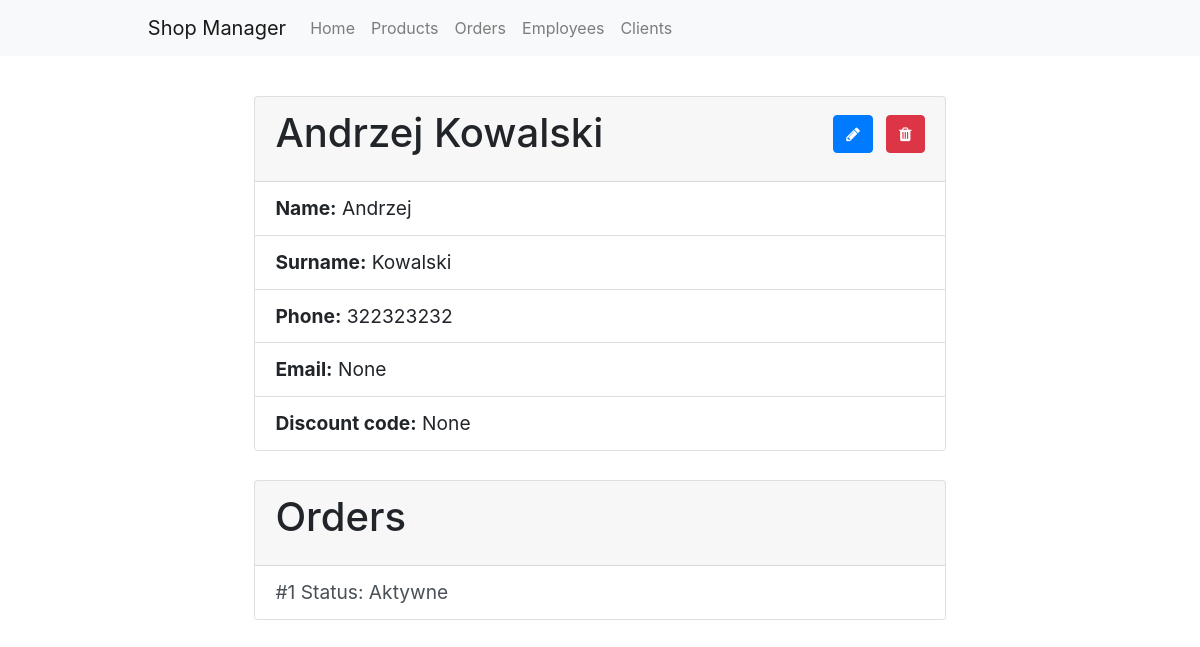
/clients/2/, run on an earlier commit of the app's database.
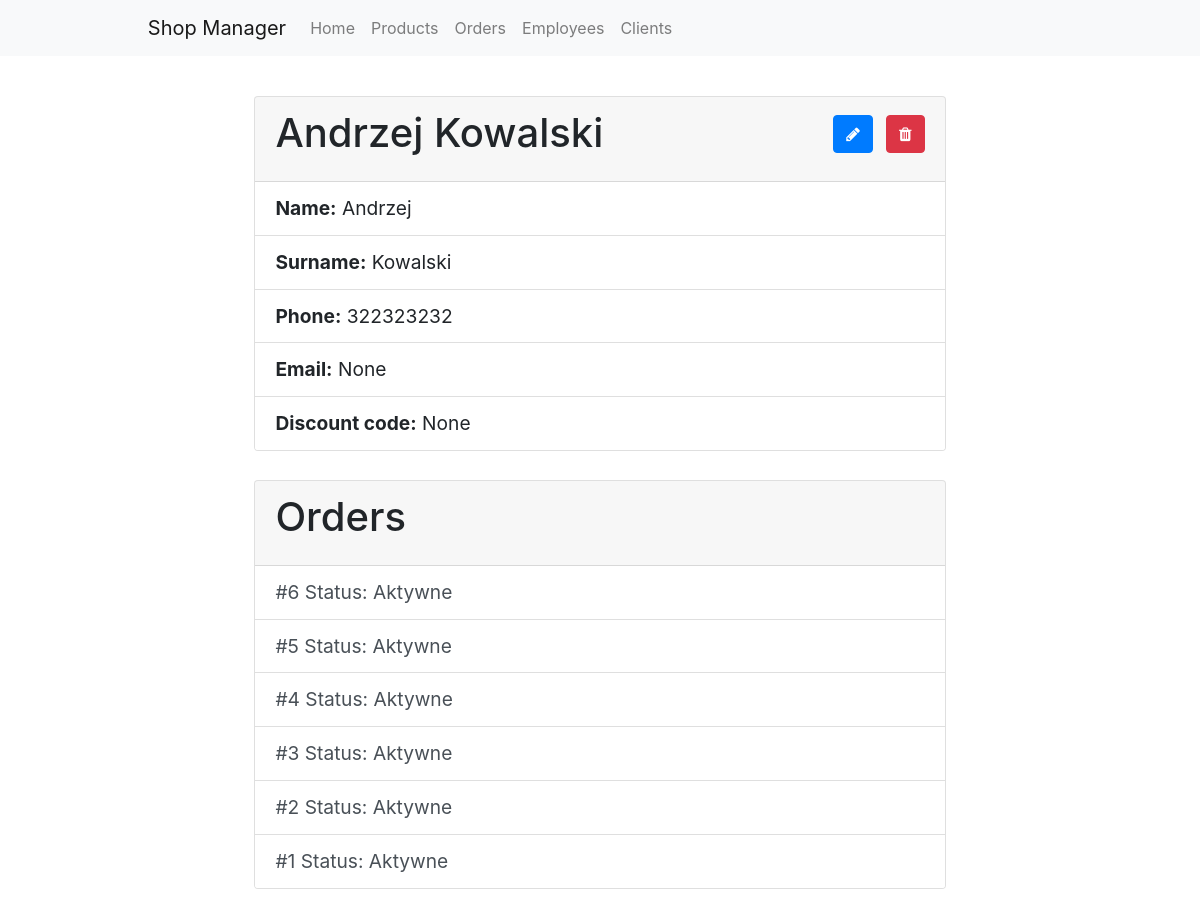
And on a later commit of the database.
### clients/models.py (models this page shows)
class Client(models.Model):
    name = models.CharField(max_length=100, help_text="Please pass the client's name.")
    surname = models.CharField(max_length=100, help_text="Please pass the client's surname.")
    phone_number = models.CharField(max_length=9, help_text="Please pass the client's phone number.")
    email = models.EmailField(blank=True, null=True, help_text="Optional: Please pass the client's email.")
    discount_card_code = models.CharField(max_length=100, blank=True, null=True, help_text="Optional: Please pass the client's discount card code.")
    def __str__(self):
        return f'{self.name} {self.surname}'
    class Meta:
        ordering = ['name', 'surname', 'phone_number']

### orders/models.py (models this page shows)
class Order(models.Model):
    date = models.DateField(help_text="Please pass the date in YYYY-MM-DD format.")
    status = models.CharField(max_length=100, help_text="Please pass the status of the order.")
    comment = models.TextField(max_length=1000, blank=True, null=True, help_text="Optional: Please add some comments.")
    address = models.ForeignKey(Address, on_delete=models.SET_NULL, null=True, help_text="Please choose the address.")
    client = models.ForeignKey(Client, on_delete=models.SET_NULL, null=True, help_text="Please select the client. If client do not exist define the client in Clients section.")
    employee = models.ForeignKey(
        Employee, on_delete=models.SET_NULL, null=True, help_text="Please select the employee responsible for the order.")
    def __str__(self):
        return f'#{self.id} Status: {self.status}'
    class Meta:
        ordering = ['-id']

### clients/views.py (the view)
# urls.py: path('<int:pk>/', views.ClientDetailView.as_view(), name='client-detail'),
class ClientDetailView(generic.DetailView):
    model = Client
    def get_context_data(self, **kwargs):
        context = super().get_context_data(**kwargs)
        context['orders'] = Order.objects.filter(
            employee__id=self.kwargs['pk'])
        return context

### clients/templates/clients/client_detail.html
{% extends "base.html" %}
{% block content %}
    <div style="width: 90%; margin-left: 5%; font-size:1.2rem;">
        <div class="card" style="width: 80%; margin-left: 10%;">
            <div class="card-header">
              <a href="delete/" class="btn btn-danger" style="float: right; margin-top: 1%;"><span class="fa fa-trash"></span></a>
              <a href="update/" class="btn btn-primary" style="float: right; margin-right: 2%; margin-top: 1%;"><span class="fa fa-pencil"></span></a>
              <h1 class="card-title">{{ object }}</h1>
            </div>
            <ul class="list-group list-group-flush">
              <li class="list-group-item"><strong>Name:</strong> {{ object.name }}</li>
              <li class="list-group-item"><strong>Surname:</strong> {{ object.surname }}</li>
              <li class="list-group-item"><strong>Phone:</strong> {{ object.phone_number }}</li>
              <li class="list-group-item"><strong>Email:</strong> {{ object.email }}</li>
              <li class="list-group-item"><strong>Discount code:</strong> {{ object.discount_card_code }}</li>
            </ul>
        </div>
        {% if orders %}
        <br>
        <div class="card" style="width: 80%; margin-left: 10%;">
          <div class="card-header">
            <h1 class="card-title">Orders</h1>
          </div>
          <ul class="list-group list-group-flush">
            {% for order in orders %}
              <a class="list-group-item list-group-item-action" href="{% url 'orders:order-detail' order.id %}">{{ order }}</a>
            {% endfor %}
          </ul>
        </div>
        {% endif %}
        <br>
    </div>
{% endblock %}

### templates/base.html (shortened to what this page needs)
<!DOCTYPE html>
<html lang="en">
<head>
    <link rel="stylesheet" href="https://cdn.jsdelivr.net/npm/bootstrap@4.6.1/dist/css/bootstrap.min.css">
    <link href="https://maxcdn.bootstrapcdn.com/font-awesome/4.7.0/css/font-awesome.min.css" rel="stylesheet">
</head>
<body style="overflow-y: auto;">
    <nav class="navbar navbar-expand-lg navbar-light bg-light fixed-top">
        <div class="container-fluid" style="width: 80%; margin-left: 10;">
            <a class="navbar-brand" href="{% url 'homepage' %}">Shop Manager</a>
            <div class="collapse navbar-collapse" id="navbarNavAltMarkup">
            <div class="navbar-nav">
                <a class="nav-link" href="{% url 'homepage' %}">Home <span class="sr-only">(current)</span></a>
                <a class="nav-link" href="{% url 'products:product-list' %}">Products</a>
                <a class="nav-link" href="{% url 'orders:order-list' %}">Orders</a>
                <a class="nav-link" href="{% url 'employees:employee-list' %}">Employees</a>
                <a class="nav-link" href="{% url 'clients:client-list' %}">Clients</a>
            </div>
            </div>
        </div>
    </nav><br><br>
    <div class="content" style="width: 80%; margin-left: 10%;"><br><br>
        <div style="width: 100%">
            {% block content %}
            {% endblock %}
        </div>
    </div>
</body>
</html>

What changed in the data, as far as the page shows it:
added Order: id+status "#6 Status: Aktywne"
added Order: id+status "#5 Status: Aktywne"
added Order: id+status "#4 Status: Aktywne"
added Order: id+status "#3 Status: Aktywne"
added Order: id+status "#2 Status: Aktywne"
